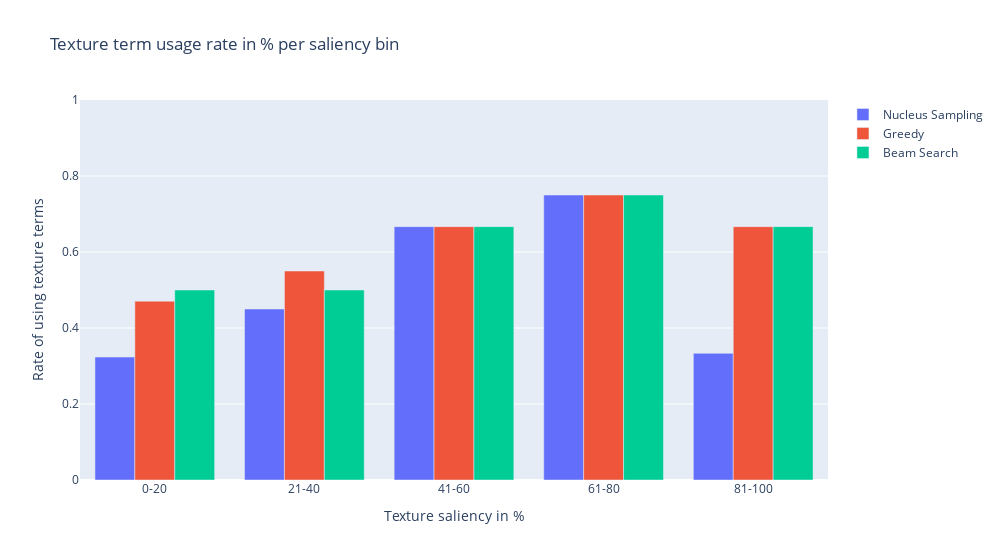

Notebook cell for this chart:
### Code cell
import plotly.graph_objects as go
import pandas as pd
import numpy as np
import json

# Assuming you have a DataFrame called 'data' with columns 'color saliency', 'color beam', and 'Model'

# Determine the category bins based on the range of values in the 'color saliency' column
num_bins = 5
category_bins_texture = pd.cut(data['texture saliency'], bins=num_bins)
category_bins_color = pd.cut(data['color saliency'], bins=num_bins)


# Create a new column in the DataFrame to represent the category bins
data['Category Bin Color'] = category_bins_color.astype(str)
data['Category Bin Texture'] = category_bins_texture.astype(str)

# Group the data by the category bins, boolean values, and model, and calculate the counts for each group

# color
color_nucleus = data.groupby(['Category Bin Color', 'color nucleus']).size().unstack().reset_index().fillna(0)
color_greedy = data.groupby(['Category Bin Color', 'color greedy']).size().unstack().reset_index().fillna(0)
color_beam = data.groupby(['Category Bin Color', 'color beam']).size().unstack().reset_index().fillna(0)

print(color_beam)

color_nucleus['Percentage'] = color_nucleus.apply(lambda row: row[True] / (row[True] + row[False]), axis=1)
color_greedy['Percentage'] = color_greedy.apply(lambda row: row[True] / (row[True] + row[False]), axis=1)
color_beam['Percentage'] = color_beam.apply(lambda row: row[True] / (row[True] + row[False]), axis=1)


# texture
texture_nucleus = data.groupby(['Category Bin Texture', 'texture nucleus']).size().unstack().reset_index().fillna(0)
texture_greedy = data.groupby(['Category Bin Texture', 'texture greedy']).size().unstack().reset_index().fillna(0)
texture_beam = data.groupby(['Category Bin Texture', 'texture beam']).size().unstack().reset_index().fillna(0)


texture_nucleus['Percentage'] = texture_nucleus.apply(lambda row: row[True] / (row[True] + row[False]), axis=1)
texture_greedy['Percentage'] = texture_greedy.apply(lambda row: row[True] / (row[True] + row[False]), axis=1)
texture_beam['Percentage'] = texture_beam.apply(lambda row: row[True] / (row[True] + row[False]), axis=1)


# Create the grouped bar chart
fig = go.Figure(layout_yaxis_range=[0,1])


bar_trace_nucleus = go.Bar(
    x=texture_nucleus['Category Bin Texture'],
    y=texture_nucleus['Percentage'],
    name=f'Nucleus Sampling',
)

bar_trace_greedy = go.Bar(
    x=texture_nucleus['Category Bin Texture'],
    y=texture_greedy['Percentage'],
    name=f'Greedy',

)

bar_trace_beam = go.Bar(
    x=texture_nucleus['Category Bin Texture'],
    y=texture_beam['Percentage'],
    name=f'Beam Search',

)

fig.add_trace(bar_trace_nucleus)
fig.add_trace(bar_trace_greedy)
fig.add_trace(bar_trace_beam)

# Create the layout for the grouped bar chart
fig.update_layout(
    width=1000,
    title='Texture term usage rate in % per saliency bin',
    xaxis=dict(title='Texture saliency in %', tickmode = 'array',
               tickvals = [0, 1, 2, 3, 4],
        ticktext = ['0-20', '21-40', '41-60', '61-80', '81-100']),
    yaxis=dict(title='Rate of using texture terms'),
    barmode='group'
)

# Show the plot
fig.show()

# # Save the plot as JSON
fig_json = fig.to_json()
with open('grouped_texture2.json', 'w') as file:
    json.dump(fig_json, file, ensure_ascii=True)

### Figure 1 — Plotly figure (JSON) as saved in the notebook; plotly's stock layout.template omitted (floating-point values rounded to 4 significant figures)
{"data": [{"name": "Nucleus Sampling", "type": "bar", "x": ["(-0.063, 12.6]", "(12.6, 25.2]", "(25.2, 37.8]", "(37.8, 50.4]", "(50.4, 63.0]"], "y": [0.3235, 0.45, 0.6667, 0.75, 0.3333]}, {"name": "Greedy", "type": "bar", "x": ["(-0.063, 12.6]", "(12.6, 25.2]", "(25.2, 37.8]", "(37.8, 50.4]", "(50.4, 63.0]"], "y": [0.4706, 0.55, 0.6667, 0.75, 0.6667]}, {"name": "Beam Search", "type": "bar", "x": ["(-0.063, 12.6]", "(12.6, 25.2]", "(25.2, 37.8]", "(37.8, 50.4]", "(50.4, 63.0]"], "y": [0.5, 0.5, 0.6667, 0.75, 0.6667]}], "layout": {"barmode": "group", "title": {"text": "Texture term usage rate in % per saliency bin"}, "width": 1000, "xaxis": {"tickmode": "array", "ticktext": ["0-20", "21-40", "41-60", "61-80", "81-100"], "tickvals": [0, 1, 2, 3, 4], "title": {"text": "Texture saliency in %"}}, "yaxis": {"range": [0, 1], "title": {"text": "Rate of using texture terms"}}}}
